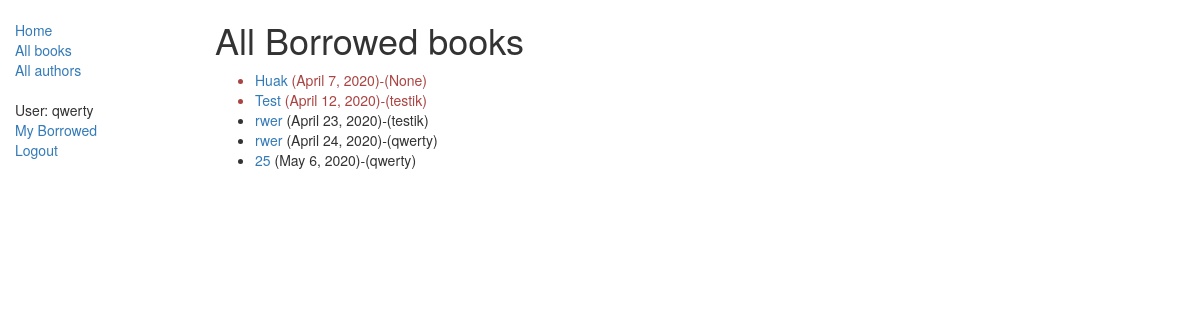
Page /catalog/allbooks/ (signed in) on the committed database.
### catalog/models.py (models this page shows, shortened)
class BookInstance(models.Model):
    class Meta:
        permissions = (("can_mark_returned", "Set book as returned"),)
    @property
    def is_overdue(self):
        if self.due_back and date.today() > self.due_back:
            return True
        return False
    id = models.UUIDField(primary_key=True, default=uuid.uuid4,
                          help_text="Unique ID for this particular book across whole library")
    book = models.ForeignKey('Book', on_delete=models.SET_NULL, null=True)
    imprint = models.CharField(max_length=200)
    due_back = models.DateField(null=True, blank=True)
    LOAN_STATUS = (
        ('m', 'Maintenance'),
        ('o', 'On loan'),
        ('a', 'Available'),
        ('r', 'Reserved'),
    )
    status = models.CharField(max_length=1, choices=LOAN_STATUS, blank=True, default='m',
                              help_text='Book availability')
    borrower = models.ForeignKey(User, on_delete=models.SET_NULL, null=True, blank=True)
    class Meta:
        ordering = ["due_back"]

class Book(models.Model):
    title = models.CharField(max_length=200)
    author = models.ForeignKey('Author', on_delete=models.SET_NULL, null=True)
    summary = models.TextField(max_length=1000, help_text="Enter a brief description of the book")
    isbn = models.CharField('ISBN', max_length=13,
                            help_text='13 Character <a href="https://www.isbn-international.org/content/what-isbn">ISBN number</a>')
    genre = models.ManyToManyField('Genre', help_text="Select a genre for this book")
    def display_genre(self):
        """
            Creates a string for the Genre. This is required to display genre in Admin.
            """
        return ', '.join([genre.name for genre in self.genre.all()[:3]])
    display_genre.short_description = 'Genre'

### catalog/views.py (the view)
class LoanedBooksAllListView(LoginRequiredMixin, generic.ListView):
    model = BookInstance
    template_name = 'catalog/bookinstance_list_borrowed_all.html'
    paginate_by = 10
    def get_queryset(self):
        return BookInstance.objects.all()

### catalog/templates/catalog/bookinstance_list_borrowed_all.html
{% extends "base_generic.html" %}
{% block content %}
    <h1>All Borrowed books</h1>
    {% if bookinstance_list %}
    <ul>
      {% for bookinst in bookinstance_list %}
      <li class="{% if bookinst.is_overdue %}text-danger{% endif %}">
        <a href="{% url 'book_detail' bookinst.book.pk %}">{{bookinst.book.title}}</a> ({{ bookinst.due_back }})-({{ bookinst.borrower }})
      </li>
      {% endfor %}
    </ul>
    {% else %}
      <p>There are no books borrowed.</p>
    {% endif %}
{% endblock %}

### catalog/templates/base_generic.html (shortened to what this page needs)
<!DOCTYPE html>
<html lang="en">
<head>
  <link rel="stylesheet" href="https://maxcdn.bootstrapcdn.com/bootstrap/3.3.7/css/bootstrap.min.css">
  {% load static %}
  <link rel="stylesheet" href="{% static 'css/styles.css' %}">
</head>
<body>
  <div class="container-fluid">
    <div class="row">
      <div class="col-sm-2">
      {% block sidebar %}
      <ul class="sidebar-nav">
          <li><a href="{% url 'index' %}">Home</a></li>
          <li><a href="{% url 'books' %}">All books</a></li>
          <li><a href="{% url 'authors' %}">All authors</a></li>
<br>
       {% if user.is_authenticated %}
     <li>User: {{ user.get_username }}</li>
            <li><a href="{% url 'my_borrowed' %}">My Borrowed</a></li>
     <li><a href="{% url 'logout'%}?next={{request.path}}">Logout</a></li>
   {% else %}
     <li><a href="{% url 'login'%}?next={{request.path}}">Login</a></li>
   {% endif %}
      </ul>
     {% endblock %}
      </div>
      <div class="col-sm-10 ">
      {% block content %}{% endblock %}
      </div>
    </div>
  </div>
</body>
</html>

### catalog/static/css/styles.css (style rules this page uses)
.sidebar-nav { margin-top: 20px; padding: 0; list-style: none; }

### rows in the picture
BookInstance: book "Huak", due_back "April 7, 2020", borrower "None"
BookInstance: book "Test", due_back "April 12, 2020", borrower "testik"
BookInstance: book "rwer", due_back "April 23, 2020", borrower "testik"
BookInstance: book "rwer", due_back "April 24, 2020", borrower "qwerty"
BookInstance: book "25", due_back "May 6, 2020", borrower "qwerty"

### other values in the picture
{{ user.get_username }} "qwerty"
